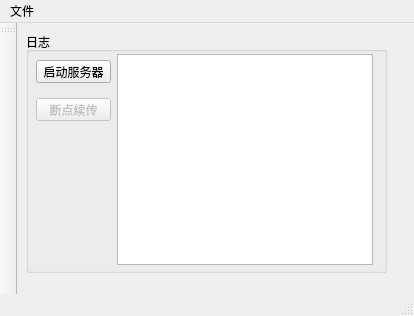
<?xml version="1.0" encoding="UTF-8"?>
<ui version="4.0">
 <class>server_pageClass</class>
 <widget class="QMainWindow" name="server_pageClass">
  <property name="geometry">
   <rect>
    <x>0</x>
    <y>0</y>
    <width>414</width>
    <height>316</height>
   </rect>
  </property>
  <property name="windowTitle">
   <string>server_page</string>
  </property>
  <property name="windowIcon">
   <iconset>
    <normaloff>images/server.ico</normaloff>images/server.ico</iconset>
  </property>
  <property name="autoFillBackground">
   <bool>false</bool>
  </property>
  <widget class="QWidget" name="centralWidget">
   <widget class="QGroupBox" name="groupBox">
    <property name="geometry">
     <rect>
      <x>9</x>
      <y>9</y>
      <width>361</width>
      <height>241</height>
     </rect>
    </property>
    <property name="title">
     <string>日志</string>
    </property>
    <widget class="QTextBrowser" name="text_log">
     <property name="geometry">
      <rect>
       <x>91</x>
       <y>22</y>
       <width>256</width>
       <height>211</height>
      </rect>
     </property>
    </widget>
    <widget class="QPushButton" name="connect">
     <property name="geometry">
      <rect>
       <x>10</x>
       <y>28</y>
       <width>75</width>
       <height>23</height>
      </rect>
     </property>
     <property name="styleSheet">
      <string notr="true">background-image: url(:/server_page/images/6.png);</string>
     </property>
     <property name="text">
      <string>启动服务器</string>
     </property>
    </widget>
    <widget class="QPushButton" name="reset_upload">
     <property name="enabled">
      <bool>false</bool>
     </property>
     <property name="geometry">
      <rect>
       <x>10</x>
       <y>66</y>
       <width>75</width>
       <height>23</height>
      </rect>
     </property>
     <property name="styleSheet">
      <string notr="true">background-image: url(:/server_page/images/6.png);</string>
     </property>
     <property name="text">
      <string>断点续传</string>
     </property>
    </widget>
   </widget>
  </widget>
  <widget class="QMenuBar" name="menuBar">
   <property name="geometry">
    <rect>
     <x>0</x>
     <y>0</y>
     <width>414</width>
     <height>23</height>
    </rect>
   </property>
   <widget class="QMenu" name="menu">
    <property name="title">
     <string>文件</string>
    </property>
    <addaction name="action1"/>
   </widget>
   <addaction name="menu"/>
  </widget>
  <widget class="QToolBar" name="mainToolBar">
   <property name="styleSheet">
    <string notr="true">color: rgb(255, 255, 255);</string>
   </property>
   <attribute name="toolBarArea">
    <enum>LeftToolBarArea</enum>
   </attribute>
   <attribute name="toolBarBreak">
    <bool>false</bool>
   </attribute>
  </widget>
  <widget class="QStatusBar" name="statusBar"/>
  <action name="action1">
   <property name="text">
    <string>端口</string>
   </property>
  </action>
 </widget>
 <layoutdefault spacing="6" margin="11"/>
 <resources>
  <include location="server_page.qrc"/>
 </resources>
 <connections/>
</ui>
